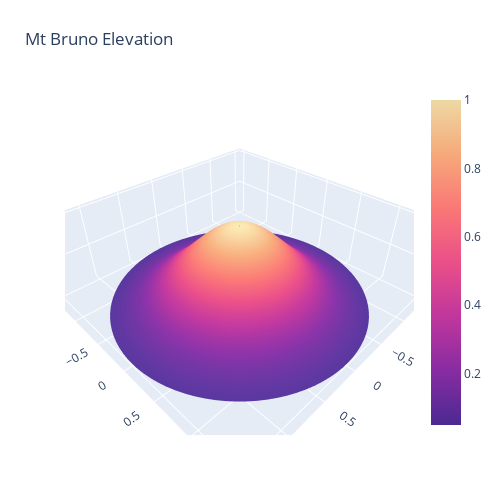

Notebook code for this chart:
### Markdown cell above
<a href="https://colab.research.google.com/github/xuejianma/LabTools/blob/master/GaussianBellShape.ipynb" target="_parent"><img src="https://colab.research.google.com/assets/colab-badge.svg" alt="Open In Colab"/></a>

### Code cell
import matplotlib.pyplot as plt
import numpy as np
import plotly.graph_objects as go

layout = go.Layout(
             scene=dict(
                 aspectmode='data'
         ),
        #  paper_bgcolor= 'rgba(0,0,0,0)',
        #           plot_bgcolor= 'rgba(0,0,0,0)',
         )
theta = np.linspace(0,2*np.pi,100)
r = np.linspace(0,1.5,100)
thetaGrid,rGrid = np.meshgrid(theta,r)
xx = rGrid*np.cos(thetaGrid)
yy = rGrid*np.sin(thetaGrid)
zz = np.exp(-(xx**2+yy**2)/0.75)

fig = go.Figure(data=[go.Surface(z=zz,x=xx,y=yy,colorscale='agsunset')],layout=layout)

fig.update_layout(title='Mt Bruno Elevation', autosize=False,
                  width=500, height=500,
                  margin=dict(l=65, r=50, b=65, t=90))

fig.show()

### Figure 1 — Plotly figure (JSON) as saved in the notebook; plotly's stock layout.template omitted (floating-point values rounded to 4 significant figures; data arrays with more than 128 entries replaced by an {"elided": "..."} marker saying what was removed)
{"data": [{"colorscale": [[0, "rgb(75, 41, 145)"], [0.1667, "rgb(135, 44, 162)"], [0.3333, "rgb(192, 54, 157)"], [0.5, "rgb(234, 79, 136)"], [0.6667, "rgb(250, 120, 118)"], [0.8333, "rgb(246, 169, 122)"], [1, "rgb(237, 217, 163)"]], "type": "surface", "x": {"elided": "100x100 float values"}, "y": {"elided": "100x100 float values"}, "z": {"elided": "100x100 float values"}}], "layout": {"autosize": false, "height": 500, "margin": {"b": 65, "l": 65, "r": 50, "t": 90}, "scene": {"aspectmode": "data"}, "title": {"text": "Mt Bruno Elevation"}, "width": 500}}
